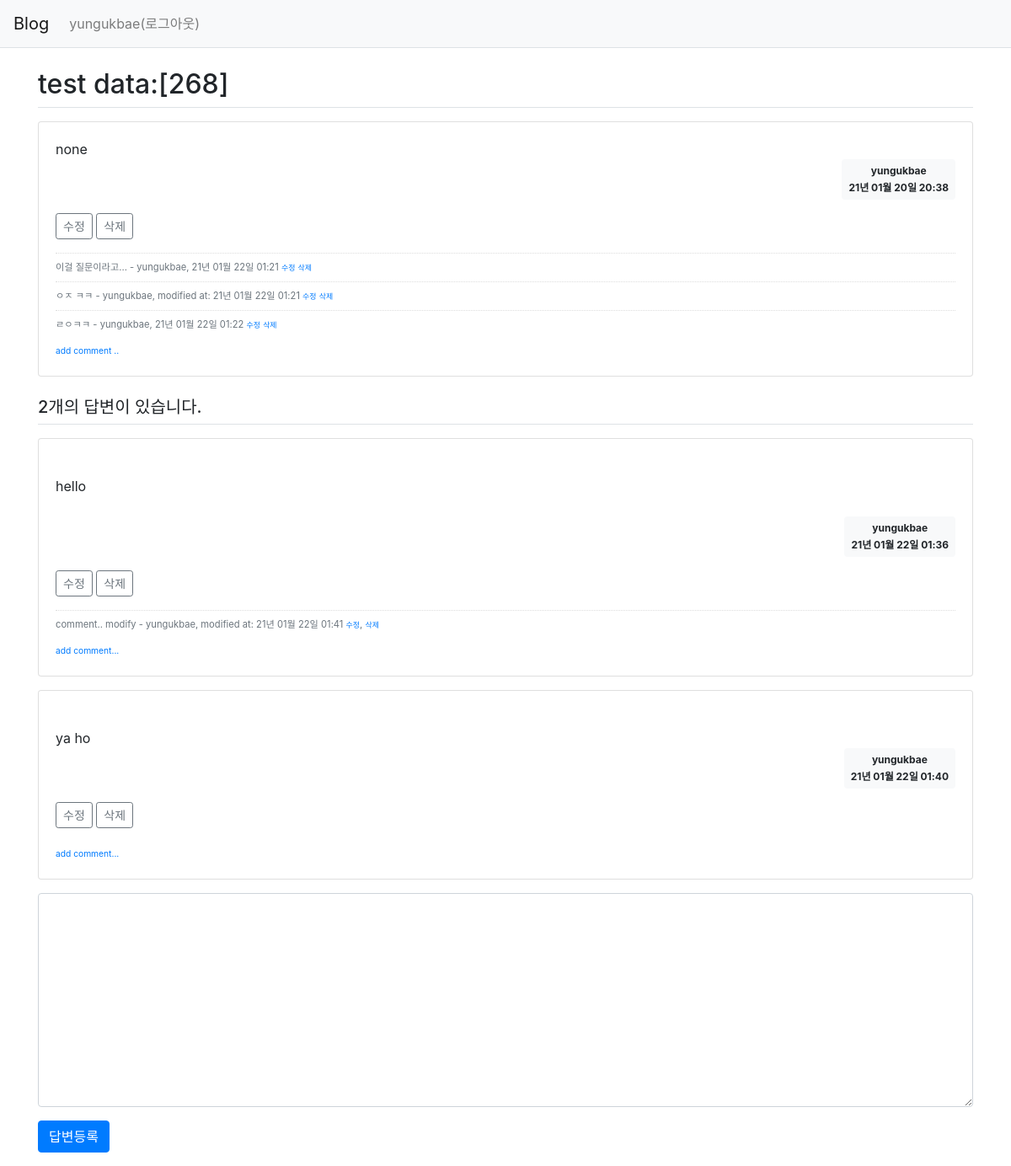
The page /question/detail/269/ (signed in) on the database its author committed.
### pybo/models.py (models this page shows)
class User(db.Model):
    id = db.Column(db.Integer, primary_key=True)
    username = db.Column(db.String(150), nullable=False)  #unique는 같은 값을 저장할 수 없다는 뜻이다.
    password = db.Column(db.String(200), nullable=False)
    email = db.Column(db.String(120),unique=True, nullable=False)

class Question(db.Model):
    id = db.Column(db.Integer, primary_key=True)
    subject = db.Column(db.String(200),nullable=False)
    content = db.Column(db.Text(),nullable=False)
    create_date = db.Column(db.DateTime(),nullable=False)
    user_id = db.Column(db.Integer, db.ForeignKey('user.id', ondelete='CASCADE'), nullable=False)
    user = db.relationship('User',backref=db.backref('question_set'))
    modify_date = db.Column(db.DateTime(), nullable=True)

class Comment(db.Model):
    id = db.Column(db.Integer, primary_key=True)
    user_id = db.Column(db.Integer, db.ForeignKey('user.id', ondelete='CASCADE'), nullable=False)
    user = db.relationship('User', backref=db.backref('comment_set'))
    content = db.Column(db.Text(), nullable=False)
    create_date = db.Column(db.DateTime(), nullable=False)
    modify_date = db.Column(db.DateTime())
    question_id = db.Column(db.Integer, db.ForeignKey('question.id', ondelete='CASCADE'), nullable=True)
    question = db.relationship('Question', backref=db.backref('comment_set'))
    answer_id = db.Column(db.Integer, db.ForeignKey('answer.id', ondelete='CASCADE'), nullable=True)
    answer = db.relationship('Answer', backref=db.backref('comment_set'))

class Answer(db.Model):
    id = db.Column(db.Integer, primary_key=True)
    question_id = db.Column(db.Integer, db.ForeignKey('question.id',ondelete='CASCADE'))     #db.ForeignKey에 지정한 첫 번째 값은 연결한 모델의 속성명이고 두 번째 ondelete에 지정한 값은 삭제 연동 설정이다. 즉, 답변 모델의 quesion_id 속성은 질문 모델의 id 속성과 연결되며 ondelete='CASCADE'에 의해 데이터베이스에서 쿼리를 이용하여 질문을 삭제하면 해당 질문에 달린 답변도 함꼐 삭제된다.
    question = db.relationship('Question',backref=db.backref('answer_set'))  #quesion속성은 답변 모델에서 질문 모델을 참조하기 위해 추가했다. 예를 들어 답변 모델 객체에서 질문 모델 객체의 제목을 참조하려면 answer.question.subject처럼 할 수 있다. 이렇게 하려면 속성을 추가할 때 db.Column이 아닌 db.relationship을 사용해야한다.
    content = db.Column(db.Text(), nullable=False)
    create_date = db.Column(db.DateTime(), nullable=False)
    user_id = db.Column(db.Integer, db.ForeignKey('user.id', ondelete='CASCADE'), nullable=False)
    user = db.relationship('User',backref=db.backref('answer_set'))
    modify_date = db.Column(db.DateTime(), nullable=True)

### pybo/views/question_views.py (the view)
@bp.route('/detail/<int:question_id>/')
def detail(question_id):
    form = AnswerForm()
    question = Question.query.get_or_404(question_id) #get_or_404는 해당 데이터를 찾을 수 없는 경우 404페이지를 출력해준다.
    return render_template('question/question_detail.html',question=question, form=form)

### pybo/forms.py
class AnswerForm(FlaskForm):
    content = TextAreaField('내용',validators=[DataRequired('내용은 필수입력 항목입니다.')])

### pybo/filter.py (called while the page is built)
def format_datetime(value, fmt='%y년 %m월 %d일 %H:%M'):
    return value.strftime(fmt)

### pybo/views/auth_views.py (called while the page is built)
@bp.before_app_request
def load_logged_in_user():
    user_id = session.get('user_id')
    if user_id is None:
        g.user = None
    else:
        g.user=User.query.get(user_id)

### pybo/templates/question/question_detail.html (shortened to what this page needs)
{% extends 'base.html' %}
{% block content %}
<div class="container my-3">
    <h2 class="border-bottom py-2">{{ question.subject }}</h2>
    <div class="card my-3">
        <div class="card-body">
            <div class="card-text" style="white-space: pre-line;">{{ question.content }}</div>
            <div class="d-flex justify-content-end">
                {% if question.modify_date %}
                <div class="badge badge-light p-2 text-left mx-3">
                    <div class="mb-2">{{question.user.username}} modified at</div>
                    <div>{{ question.modify_date|datetime }}</div>
                </div>
                {% else %}
                <div class="badge badge-light p-2">
                    <div class="mb-2">{{ question.user.username }}</div>
                    <div>{{ question.create_date|datetime }}</div>
                </div>
                {% endif %}
            </div>
            {% if g.user == question.user %}
            <div class="my-3">
                <a href="{{ url_for('question.modify', question_id=question.id) }}" class="btn btn-sm btn-outline-secondary">수정</a>
                <a href="#" class="delete btn btn-sm btn-outline-secondary" data-uri="{{ url_for('question.delete',question_id=question.id) }}">삭제</a>
            </div>
            {% endif %}
            {% if question.comment_set|length %}
            <div class="mt-3">
                {% for comment in question.comment_set %}
                    <div class="comment py-2 text-muted">
                        <span style="white-space: pre-line;"> {{ comment.content }} </span>
                        <span>
                            {% if comment.modify_date %}
                            - {{ comment.user.username }}, modified at: {{ comment.modify_date|datetime }}
                            {% else %}
                            - {{ comment.user.username }}, {{ comment.create_date|datetime }}
                            {% endif %}
                        </span>
                        {% if g.user == comment.user %}
                        <a href="{{ url_for('comment.modify_question',comment_id=comment.id) }}" class="small">수정</a>
                        <a href="#" class="small delete" data-uri="{{ url_for('comment.delete_question', comment_id=comment.id) }}">삭제</a>
                        {% endif %}
                    </div>
                    {% endfor %}
            </div>
            {% endif %}
            <div>
                <a href="{{ url_for('comment.create_question', question_id = question.id) }}" class="small"><small>add comment ..</small></a>
            </div>
        </div>
    </div>
    <h5 class="border-bottom my-3 py-2">{{ question.answer_set|length }}개의 답변이 있습니다.</h5>
    {% for answer in question.answer_set %}
    <div class="card my-3">
        <div class="card-body">
            <div class="card-text" style="white-space: pre-line;">
            {{ answer.content }}
            </div>
            <div class="d-flex justify-content-end">
                {% if answer.modify_date %}
                    <div class="badge badge-light p-2 text-left mx-3">
                    <div class="mb-2">{{answer.user.username}} modified at</div>
                    <div>{{ answer.modify_date|datetime }}</div>
                </div>
                {% else %}
                <div class="badge badge-light p-2">
                    <div class="mb-2">{{ answer.user.username }}</div>
                    <div>{{ answer.create_date|datetime }}</div>
                </div>
                {% endif %}
            </div>
            {% if g.user == answer.user %}
            <div class="my-3">
                <a href="{{ url_for('answer.modify', answer_id = answer.id) }}" class="btn btn-sm btn-outline-secondary">수정</a>
                <a href="#" class="delete btn btn-sm btn-outline-secondary" data-uri="{{ url_for('answer.delete', answer_id=answer.id) }}">삭제</a>
            </div>
            {% endif %}
            {% if answer.comment_set|length %}
            <div class="mt-3">
                {% for comment in answer.comment_set %}
                    <div class="comment py-2 text-muted">
                        <span style="white-space: pre-line;">{{ comment.content }}</span>
                            <span>
                                {% if comment.modify_date %}
                                - {{ comment.user.username }}, modified at: {{ comment.modify_date|datetime }}
                                {% else %}
                                - {{ comment.user.username }}, {{ comment.create_date|datetime }}
                                {% endif %}
                            </span>
                            {% if g.user == comment.user %}
                            <a href="{{ url_for('comment.modify_answer', comment_id=comment.id) }}" class="small">수정</a>,
                            <a href="#" class="small delete" data-uri="{{ url_for('comment.delete_answer',comment_id=comment.id) }}">삭제</a>
                            {% endif %}
                        </div>
                        {% endfor %}
            </div>
            {% endif %}
            <div>
                <a href="{{ url_for('comment.create_answer',answer_id=answer.id) }}" class="small"><small>add comment...</small></a>
            </div>
        </div>
    </div>
    {% endfor %}
    <form action="{{ url_for('answer.create',question_id=question.id)}}" method="POST" class="my-3">
        <div class="form-group">
            <textarea {% if not g.user %}disabled{% endif %} class="form-control" name="content" id="content" rows="10"></textarea>
        </div>
        <input type="submit" value="답변등록" class="btn btn-primary">
    </form>
</div>
{% endblock %}

### pybo/templates/navbar.html (shortened to what this page needs)
<nav class="navbar navbar-expand-lg navbar-light bg-light border-bottom">
    <a class="navbar-brand" href="{{ url_for('main.index') }}">Blog
    </a>
    <div class="collapse navbar-collapse flex-grow-0" id="navbarNav">
        {% if g.user %}
        <ul class="navbar-nav">
            <li class="nav-item">
                <a href="{{ url_for('auth.logout') }}" class="nav-link">{{ g.user.username }}(로그아웃)</a>
            </li>
        </ul>
        {% endif %}
    </div>
</nav>

### pybo/static/style.css (style rules this page uses)
.comment { border-top:dotted 1px #ddd; font-size: 0.7em; }

### rows shown on the page
User: user.username "yungukbae"
Question: subject "test data:[268]", content "none", create_date "21년 01월 20일 20:38"
Comment: content "이걸 질문이라고...", user.username "yungukbae", create_date "21년 01월 22일 01:21"
Comment: content "ㅇㅈ ㅋㅋ", user.username "yungukbae", modify_date "21년 01월 22일 01:21"
Comment: content "ㄹㅇㅋㅋ", user.username "yungukbae", create_date "21년 01월 22일 01:22"
Answer: content "hello", user.username "yungukbae", create_date "21년 01월 22일 01:36"
Comment: content "comment.. modify", user.username "yungukbae", modify_date "21년 01월 22일 01:41"
Answer: content "ya ho", user.username "yungukbae", create_date "21년 01월 22일 01:40"

### other values the page prints
{{ question.answer_set|length }} "2"
